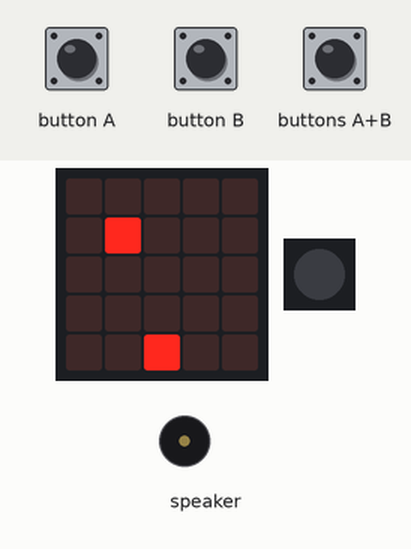
This program was run on a simulated Calliope mini (MakeCode). Shown: the board's 5×5 LED display, 1 RGB LEDs in strip order, left to right, buzzer (waves = sounding). Random numbers come from a fixed seed; the short countdown, score and lost-life animations are approximate; the run ends where the board's game-over animation would start. At 1.0 s the program stops and its outputs stay as they are.

Above: at 0.12 s.
At 0.62 s:
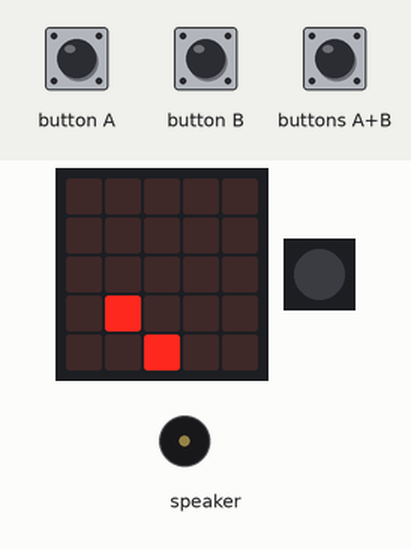
At 1.1 s:
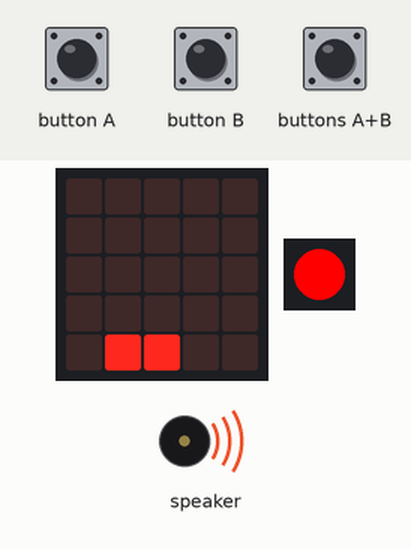
Timing chart, 0 to 2.5 s (numbered marks = the images above):
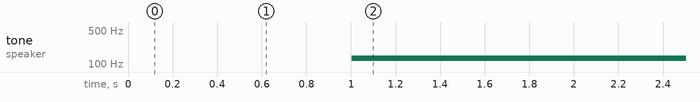

Measured:
- by itself, tone on speaker: silent → 131 Hz at 1.0 s

The program:

main.ts
```typescript
enum RadioMessage {
    message1 = 49434
}
input.onButtonPressed(Button.A, function () {
    player.move(-1)
})
function gameLoop () {
    coins = game.createSprite(randint(0, 4), 0)
    coins.turn(Direction.Right, 45)
    coins.turn(Direction.Right, 45)
    for (let index = 0; index < 4; index++) {
        coins.move(1)
        basic.pause(250)
    }
    if (coins.isTouching(player)) {
        basic.setLedColor(0x00ff00)
        game.addScore(1)
        game.addLife(1)
        if (audio) {
            music.playTone(523, music.beat(BeatFraction.Half))
        } else {
            music.rest(music.beat(BeatFraction.Half))
        }
        basic.turnRgbLedOff()
    } else {
        basic.setLedColor(0xff0000)
        game.removeLife(3)
        if (audio) {
            music.playTone(131, music.beat(BeatFraction.Half))
        } else {
            music.rest(music.beat(BeatFraction.Half))
        }
        basic.turnRgbLedOff()
    }
    coins.delete()
}
function init () {
    player = game.createSprite(2, 4)
    game.setScore(0)
    game.setLife(3)
    audio = true
}
input.onGesture(Gesture.LogoDown, function () {
    audio = !(audio)
})
input.onButtonPressed(Button.AB, function () {
    basic.pause(100)
    game.setLife(0)
})
input.onButtonPressed(Button.B, function () {
    player.move(1)
})
let audio = false
let coins: game.LedSprite = null
let player: game.LedSprite = null
init()
basic.forever(function () {
    gameLoop()
})
```

test.ts
```typescript
// Hier kann man Tests durchführen; diese Datei wird nicht kompiliert, wenn dieses Paket als Erweiterung verwendet wird.
```
